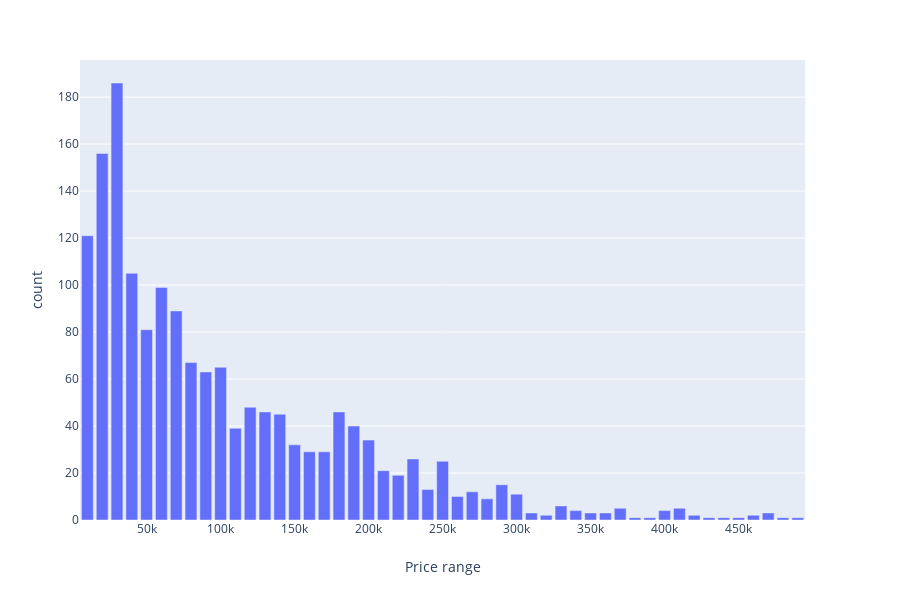

Notebook source saved alongside this figure:
### Markdown cell above
## Price distribution

### Code cell
counts, bins = np.histogram(df.price, bins=range(0, 500000, 10000))
bins = bins[1:]

fig = px.bar(x=bins, y=counts, labels={'x':'Price range', 'y':'count'})
fig.show()

### Figure 1 — Plotly figure (JSON) as saved in the notebook; plotly's stock layout.template omitted (floating-point values rounded to 4 significant figures)
{"data": [{"alignmentgroup": "True", "hoverlabel": {"namelength": 0}, "hovertemplate": "Price range=%{x}<br>count=%{y}", "legendgroup": "", "marker": {"color": "#636efa"}, "name": "", "offsetgroup": "", "orientation": "v", "showlegend": false, "textposition": "auto", "type": "bar", "x": [10000, 20000, 30000, 40000, 50000, 60000, 70000, 80000, 90000, 100000, 110000, 120000, 130000, 140000, 150000, 160000, 170000, 180000, 190000, 200000, 210000, 220000, 230000, 240000, 250000, 260000, 270000, 280000, 290000, 300000, 310000, 320000, 330000, 340000, 350000, 360000, 370000, 380000, 390000, 400000, 410000, 420000, 430000, 440000, 450000, 460000, 470000, 480000, 490000], "xaxis": "x", "y": [121, 156, 186, 105, 81, 99, 89, 67, 63, 65, 39, 48, 46, 45, 32, 29, 29, 46, 40, 34, 21, 19, 26, 13, 25, 10, 12, 9, 15, 11, 3, 2, 6, 4, 3, 3, 5, 1, 1, 4, 5, 2, 1, 1, 1, 2, 3, 1, 1], "yaxis": "y"}], "layout": {"barmode": "relative", "height": 600, "legend": {"tracegroupgap": 0}, "margin": {"t": 60}, "xaxis": {"anchor": "y", "domain": [0, 0.98], "title": {"text": "Price range"}}, "yaxis": {"anchor": "x", "domain": [0, 1], "title": {"text": "count"}}}}
